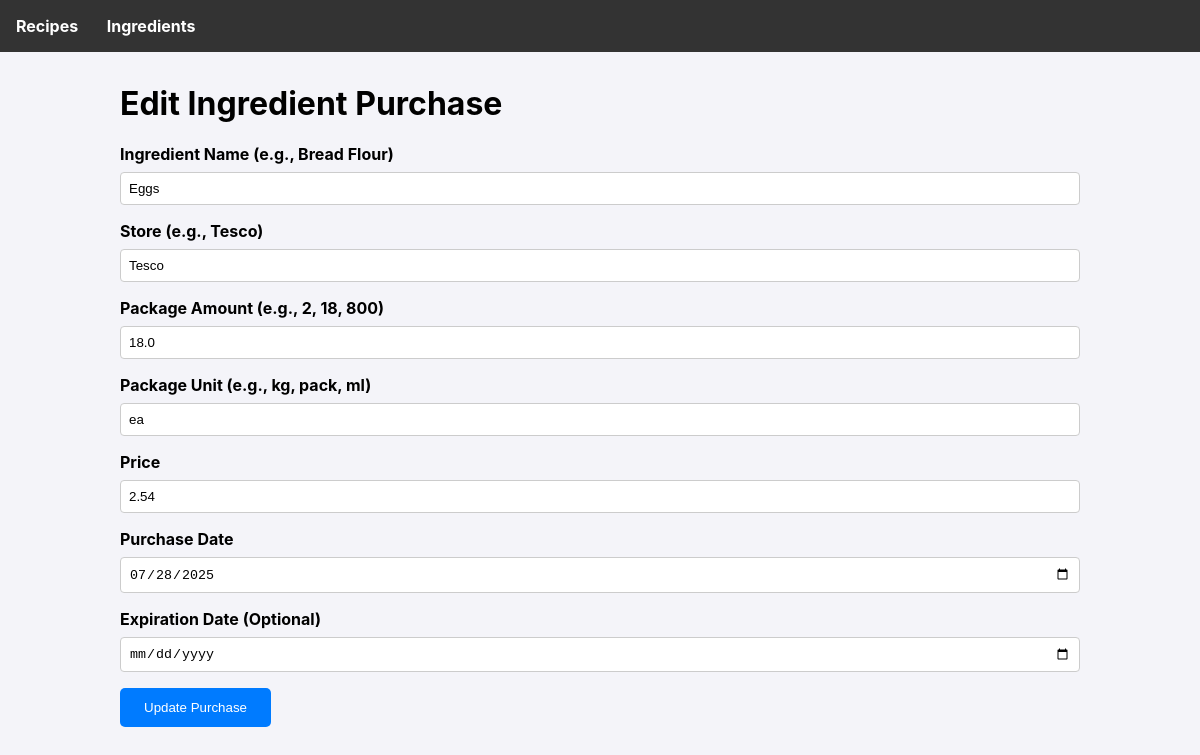
Page /ingredient/edit/5 on the earlier database version.
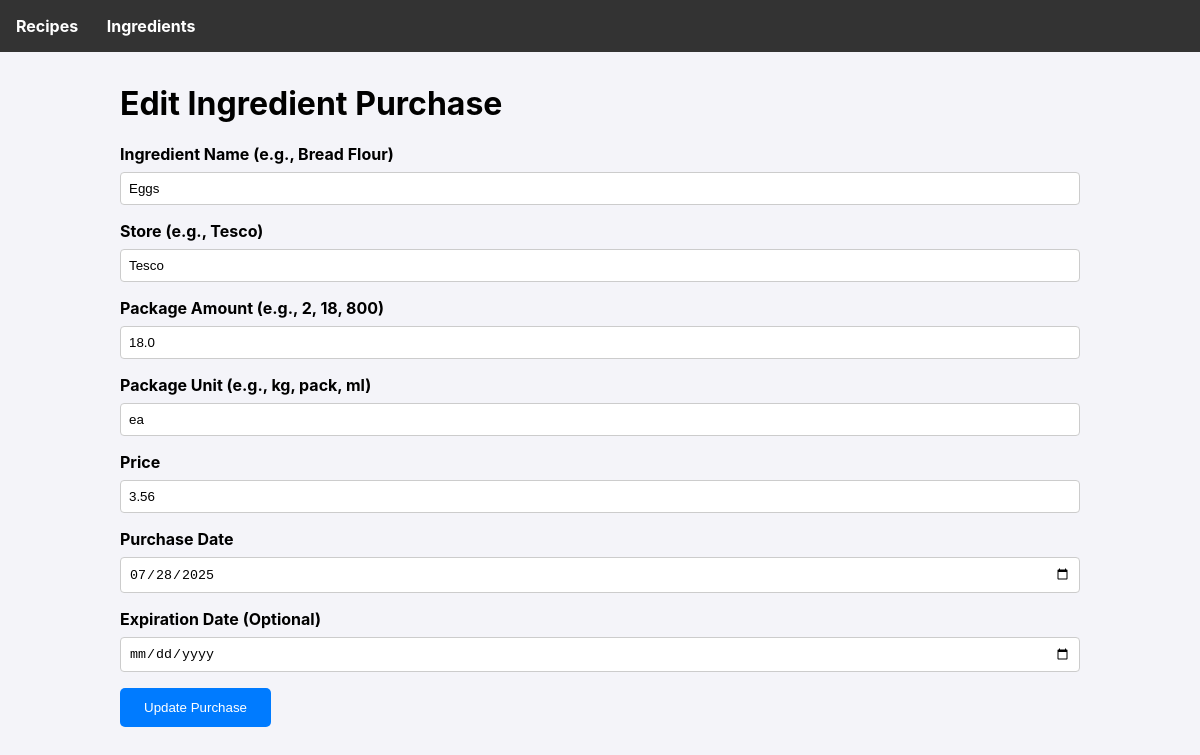
Same page on the later database version.
### tables this page shows
CREATE TABLE ingredient_purchases (
        id INTEGER PRIMARY KEY AUTOINCREMENT,
        ingredient_id INTEGER NOT NULL,
        store TEXT,
        package_amount REAL NOT NULL,
        package_unit TEXT NOT NULL,
        price REAL NOT NULL,
        purchase_date TEXT NOT NULL,
        expiry_date TEXT,
        FOREIGN KEY (ingredient_id) REFERENCES ingredients (id)
    );

### app.py (the view, shortened to what this page needs)
@app.route('/ingredient/edit/<int:purchase_id>', methods=('GET', 'POST'))
def edit_ingredient(purchase_id):
    db = get_db()
    purchase = db.execute('''
        SELECT ip.id, ip.store, ip.package_amount, ip.package_unit, ip.price, ip.purchase_date, ip.expiry_date, i.name
        FROM ingredient_purchases ip
        JOIN ingredients i ON ip.ingredient_id = i.id
        WHERE ip.id = ?
    ''', (purchase_id,)).fetchone()
    if purchase is None:
        flash('Ingredient purchase not found.', 'error')
        return redirect(url_for('list_ingredients'))
    return render_template('ingredient_form.html', purchase=purchase)

### app.py (called while the page is built)
def get_db():
    if 'db' not in g:
        g.db = sqlite3.connect(DATABASE)
        g.db.row_factory = sqlite3.Row
    return g.db

### templates/ingredient_form.html (shortened to what this page needs)
{% extends 'base.html' %}
{% block content %}
    <h1>{% if purchase %}Edit Ingredient Purchase{% else %}Add New Ingredient Purchase{% endif %}</h1>
    <form method="post">
        <label for="name">Ingredient Name (e.g., Bread Flour)</label>
        <input type="text" name="name" id="name" value="{{ purchase.name if purchase else '' }}" required>
        <label for="store">Store (e.g., Tesco)</label>
        <input type="text" name="store" id="store" value="{{ purchase.store if purchase else '' }}" required>
        <label for="package_amount">Package Amount (e.g., 2, 18, 800)</label>
        <input type="number" step="any" name="package_amount" id="package_amount" value="{{ purchase.package_amount if purchase else '' }}" required>
        <label for="package_unit">Package Unit (e.g., kg, pack, ml)</label>
        <input type="text" name="package_unit" id="package_unit" value="{{ purchase.package_unit if purchase else '' }}" required>
        <label for="price">Price</label>
        <input type="number" step="0.01" name="price" id="price" value="{{ purchase.price if purchase else '' }}" required>
        <label for="purchase_date">Purchase Date</label>
        <input type="date" name="purchase_date" id="purchase_date" value="{{ purchase.purchase_date if purchase else '' }}" required>
        <label for="expiry_date">Expiration Date (Optional)</label>
        <input type="date" name="expiry_date" id="expiry_date" value="{{ purchase.expiry_date if purchase else '' }}">
        <button type="submit">{% if purchase %}Update Purchase{% else %}Save Ingredient Purchase{% endif %}</button>
    </form>
{% endblock %}

Differences in the rows shown:
changed ingredient_purchases "Tesco": price "2.54" → "3.56"
